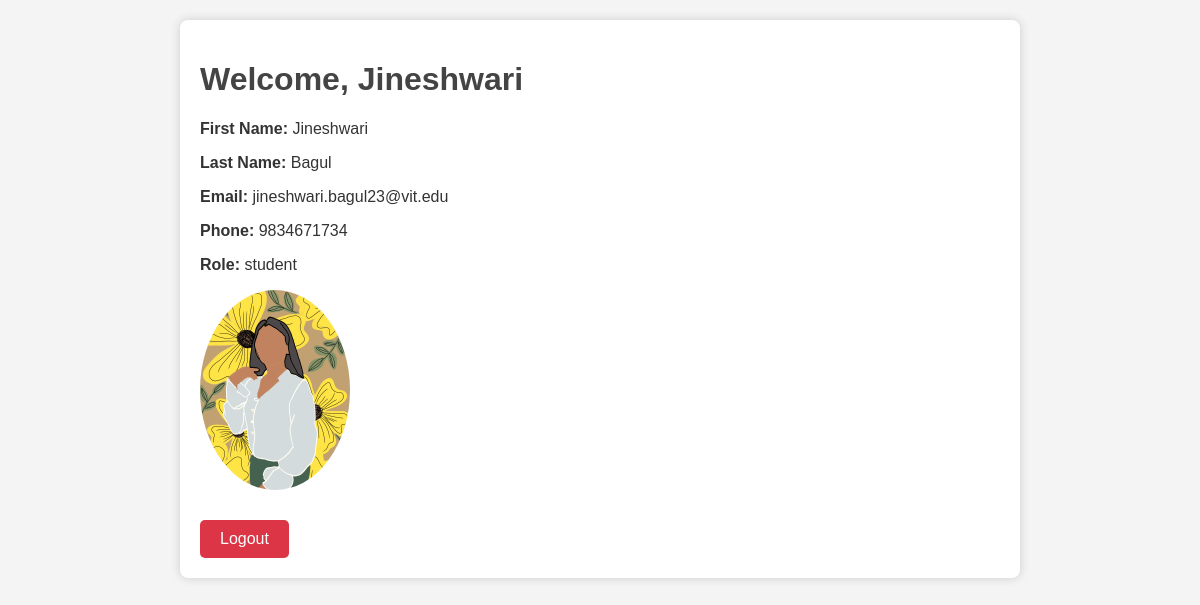
The app's page /profile/ (signed in) with its own data.
### accounts/models.py (models this page shows, shortened)
class User(AbstractUser):  # Custom user model
    ROLE_CHOICES = (
        ('faculty', 'Faculty'),
        ('student', 'Student'),
    )
    username = models.CharField(max_length=150, unique=True)
    email = models.EmailField(unique=True)
    password = models.CharField(max_length=128)
    role = models.CharField(max_length=10, choices=ROLE_CHOICES)
    first_name = models.CharField(max_length=50)
    last_name = models.CharField(max_length=50)
    phone = models.CharField(max_length=15, blank=True, null=True)
    profile_photo = models.ImageField(upload_to='profile_photos/', blank=True, null=True)

### accounts/views.py (the view)
# urls.py: path('profile/', views.profile_view, name='profile'),
@login_required
def profile_view(request):
    return render(request, 'accounts/profile.html', {'user': request.user})

### accounts/templates/accounts/profile.html (shortened to what this page needs)
<!DOCTYPE html>
<html lang="en">
<head>
</head>
<body>
<div class="container">
    <h1>Welcome, {{ user.username }}</h1>
    <p><strong>First Name:</strong> {{ user.first_name }}</p>
    <p><strong>Last Name:</strong> {{ user.last_name }}</p>
    <p><strong>Email:</strong> {{ user.email }}</p>
    <p><strong>Phone:</strong> {{ user.phone }}</p>
    <p><strong>Role:</strong> {{ user.role }}</p>
    {% if user.profile_photo %}
        <img src="{{ user.profile_photo.url }}" alt="Profile Photo">
    {% else %}
        <p>No Profile Photo</p>
    {% endif %}
    <a href="{% url 'logout' %}">Logout</a>
</div>
</body>
</html>

### accounts/templates/accounts/profile.html (style rules this page uses)
body { font-family: Arial, sans-serif; margin: 0; padding: 0; background: #f4f4f4; color: #333; }
.container { max-width: 800px; margin: 20px auto; padding: 20px; background: #fff; border-radius: 8px; box-shadow: 0 0 10px #ccc; }
h1 { color: #444; }
img { max-width: 150px; border-radius: 50%; display: block; margin: 10px 0; }
a { display: inline-block; margin-top: 20px; padding: 10px 20px; background: #dc3545; color: #fff; text-decoration: none; border-radius: 5px; }

### records on screen
User: username "Jineshwari", first_name "Jineshwari", last_name "Bagul", email "jineshwari.bagul23@vit.edu", phone "9834671734", role "student", profile_photo (picture)
